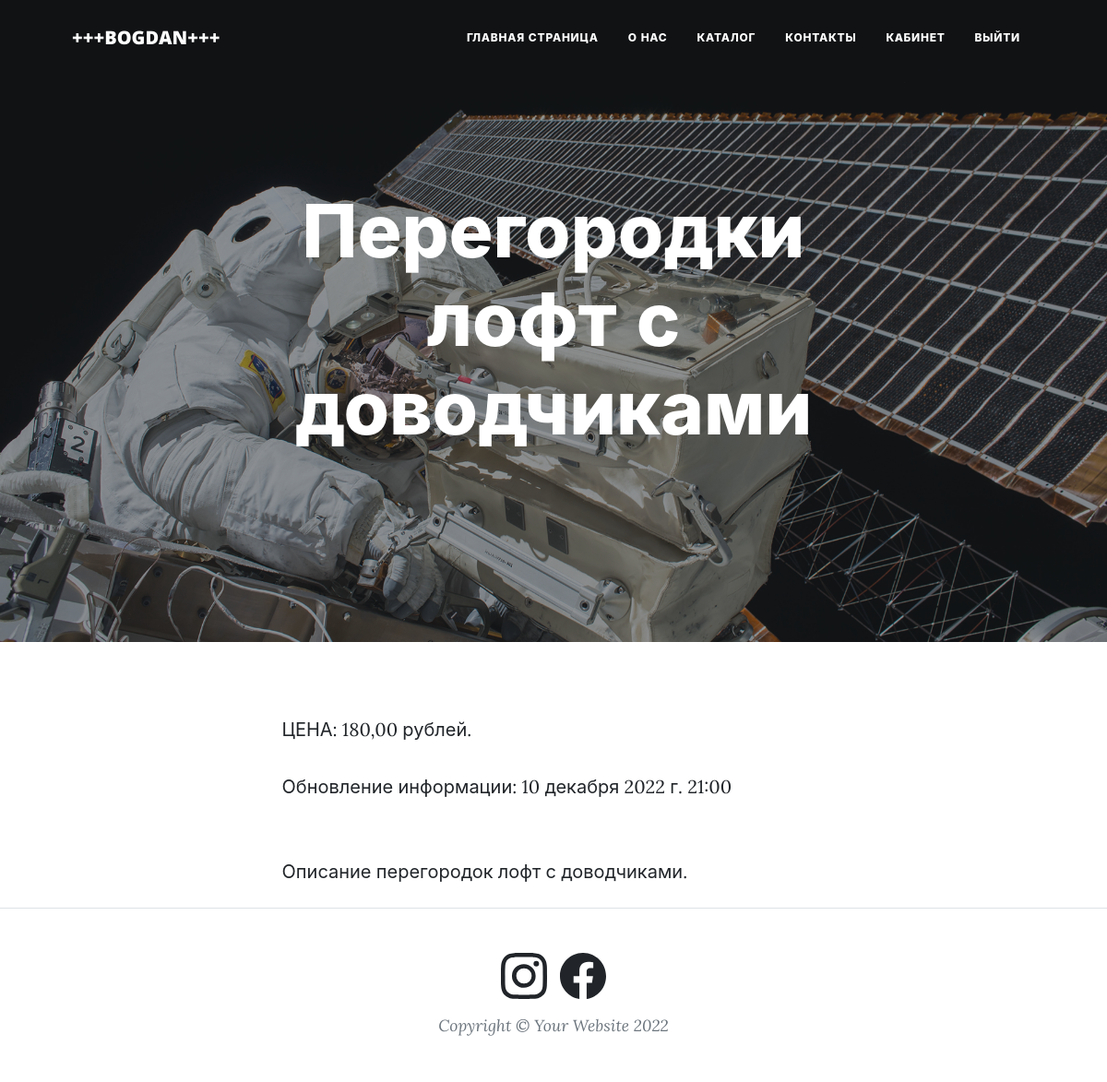
The app's page /peregorodki-loft-s-sdovodchikami/ (signed in) with its own data.
### mainsite/models.py (models this page shows, shortened)
class Product(models.Model):
    title = models.CharField(
        max_length=128,
        verbose_name="название"
    )
    descr = models.TextField(verbose_name="описание")
    price = models.DecimalField(
        max_digits=10,
        decimal_places=2,
        verbose_name="Цена товара"
    )
    is_published = models.BooleanField(
        default=True,
        verbose_name="публикация"
    )
    date_created = models.DateTimeField(
        default=now,
        verbose_name="дата создания"
    )
    date_update = models.DateTimeField(
        auto_now=True,
        verbose_name='Время изменения'
    )
    slug = models.SlugField(
        verbose_name="URL",
        unique=True
    )
    category = models.ForeignKey(
        Category,
        on_delete=models.DO_NOTHING,
        verbose_name="категория"
    )
    author = models.ForeignKey(
        User,
        on_delete=models.CASCADE,
        verbose_name='автор',
    )
    image = models.ImageField(
        upload_to='post',
        verbose_name='картинка',
        null=True,
        blank=True
    )
    class Meta:
        db_table = "mainsite_products"
        verbose_name = "изделие"
        verbose_name_plural = "изделия"
        ordering = ["date_created"]

### mainsite/views.py (the view)
# urls.py: path("<slug:product_slug>/", ProductDetailView.as_view(), name="mainsite_product")
class ProductDetailView(BaseMixin, DetailView):
    template_name = 'mainsite/post.html'
    context_object_name = 'product'
    slug_url_kwarg = 'product_slug'
    model = Product
    def get_context_data(self, **kwargs):
        context = super().get_context_data()
        context.update(self.context)
        return context

### mainsite/templates/mainsite/post.html (shortened to what this page needs)
{% extends "mainsite/base.html" %}
{% load static %}
{% block image %}
    {% if product.image %}
        style="background-image: url('{{ product.image.url }}')"
    {% else %}
        style="background-image: url('{% static 'assets/img/post-bg.jpg' %}')"
    {% endif %}
{% endblock %}
{% block heading %}
<h1>{{ product.title }}</h1>
{% endblock %}
{% block main %}
        <article class="mb-4">
            <div class="container px-4 px-lg-5">
                <div class="row gx-4 gx-lg-5 justify-content-center">
                    <div class="col-md-10 col-lg-8 col-xl-7">
                        <p>ЦЕНА: {{ product.price }} рублей.</p>
                        <p>Обновление информации: {{ product.date_update }}</p>
                        <br>
                        {{ product.descr }}
                    </div>
                </div>
            </div>
        </article>
{% endblock %}

### records on screen
Product: title "Перегородки лофт с доводчиками", price "180,00", date_update "10 декабря 2022 г. 21:00", descr "Описание перегородок лофт с доводчиками."
